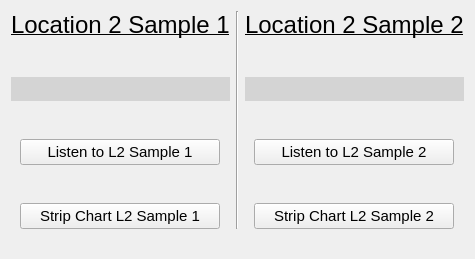
             <widget class="QWidget" name="L2_tab">
              <attribute name="title">
               <string>L2</string>
              </attribute>
              <layout class="QGridLayout" name="gridLayout_8">
               <property name="bottomMargin">
                <number>30</number>
               </property>
               <property name="verticalSpacing">
                <number>38</number>
               </property>
               <item row="0" column="0" alignment="Qt::AlignHCenter">
                <widget class="QLabel" name="L2_S1_label">
                 <property name="maximumSize">
                  <size>
                   <width>16777215</width>
                   <height>40</height>
                  </size>
                 </property>
                 <property name="font">
                  <font>
                   <family>Arial</family>
                   <pointsize>18</pointsize>
                   <weight>50</weight>
                   <italic>false</italic>
                   <bold>false</bold>
                   <underline>true</underline>
                  </font>
                 </property>
                 <property name="text">
                  <string>Location 2 Sample 1</string>
                 </property>
                </widget>
               </item>
               <item row="0" column="1" rowspan="4">
                <widget class="Line" name="line_2">
                 <property name="orientation">
                  <enum>Qt::Vertical</enum>
                 </property>
                </widget>
               </item>
               <item row="0" column="2" alignment="Qt::AlignHCenter">
                <widget class="QLabel" name="L2_S2_label">
                 <property name="font">
                  <font>
                   <family>Arial</family>
                   <pointsize>18</pointsize>
                   <weight>50</weight>
                   <italic>false</italic>
                   <bold>false</bold>
                   <underline>true</underline>
                  </font>
                 </property>
                 <property name="text">
                  <string>Location 2 Sample 2</string>
                 </property>
                </widget>
               </item>
               <item row="1" column="0">
                <widget class="QLabel" name="L2_S1_input_label">
                 <property name="styleSheet">
                  <string notr="true">background-color: rgb(212, 212, 212);
font: 10pt &quot;Arial&quot;;
text-decoration: none;
    padding: 5px; /* Adjust the padding as needed */</string>
                 </property>
                 <property name="frameShape">
                  <enum>QFrame::NoFrame</enum>
                 </property>
                 <property name="text">
                  <string/>
                 </property>
                </widget>
               </item>
               <item row="1" column="2">
                <widget class="QLabel" name="L2_S2_input_label">
                 <property name="styleSheet">
                  <string notr="true">background-color: rgb(212, 212, 212);
font: 10pt &quot;Arial&quot;;
text-decoration: none;
    padding: 5px; /* Adjust the padding as needed */</string>
                 </property>
                 <property name="frameShape">
                  <enum>QFrame::NoFrame</enum>
                 </property>
                 <property name="text">
                  <string/>
                 </property>
                </widget>
               </item>
               <item row="2" column="0" alignment="Qt::AlignHCenter">
                <widget class="QPushButton" name="L2_S1_listen_pushButton">
                 <property name="minimumSize">
                  <size>
                   <width>200</width>
                   <height>0</height>
                  </size>
                 </property>
                 <property name="font">
                  <font>
                   <family>Arial</family>
                   <pointsize>11</pointsize>
                   <weight>50</weight>
                   <italic>false</italic>
                   <bold>false</bold>
                  </font>
                 </property>
                 <property name="text">
                  <string>Listen to L2 Sample 1</string>
                 </property>
                </widget>
               </item>
               <item row="2" column="2" alignment="Qt::AlignHCenter">
                <widget class="QPushButton" name="L2_S2_listen_pushButton">
                 <property name="minimumSize">
                  <size>
                   <width>200</width>
                   <height>0</height>
                  </size>
                 </property>
                 <property name="font">
                  <font>
                   <family>Arial</family>
                   <pointsize>11</pointsize>
                   <weight>50</weight>
                   <italic>false</italic>
                   <bold>false</bold>
                  </font>
                 </property>
                 <property name="text">
                  <string>Listen to L2 Sample 2</string>
                 </property>
                </widget>
               </item>
               <item row="3" column="0" alignment="Qt::AlignHCenter">
                <widget class="QPushButton" name="L2_S1_graph_pushButton">
                 <property name="minimumSize">
                  <size>
                   <width>200</width>
                   <height>0</height>
                  </size>
                 </property>
                 <property name="font">
                  <font>
                   <family>Arial</family>
                   <pointsize>11</pointsize>
                   <weight>50</weight>
                   <italic>false</italic>
                   <bold>false</bold>
                  </font>
                 </property>
                 <property name="text">
                  <string>Strip Chart L2 Sample 1</string>
                 </property>
                </widget>
               </item>
               <item row="3" column="2" alignment="Qt::AlignHCenter">
                <widget class="QPushButton" name="L2_S2_graph_pushButton">
                 <property name="minimumSize">
                  <size>
                   <width>200</width>
                   <height>0</height>
                  </size>
                 </property>
                 <property name="font">
                  <font>
                   <family>Arial</family>
                   <pointsize>11</pointsize>
                   <weight>50</weight>
                   <italic>false</italic>
                   <bold>false</bold>
                  </font>
                 </property>
                 <property name="text">
                  <string>Strip Chart L2 Sample 2</string>
                 </property>
                </widget>
               </item>
              </layout>
             </widget>
